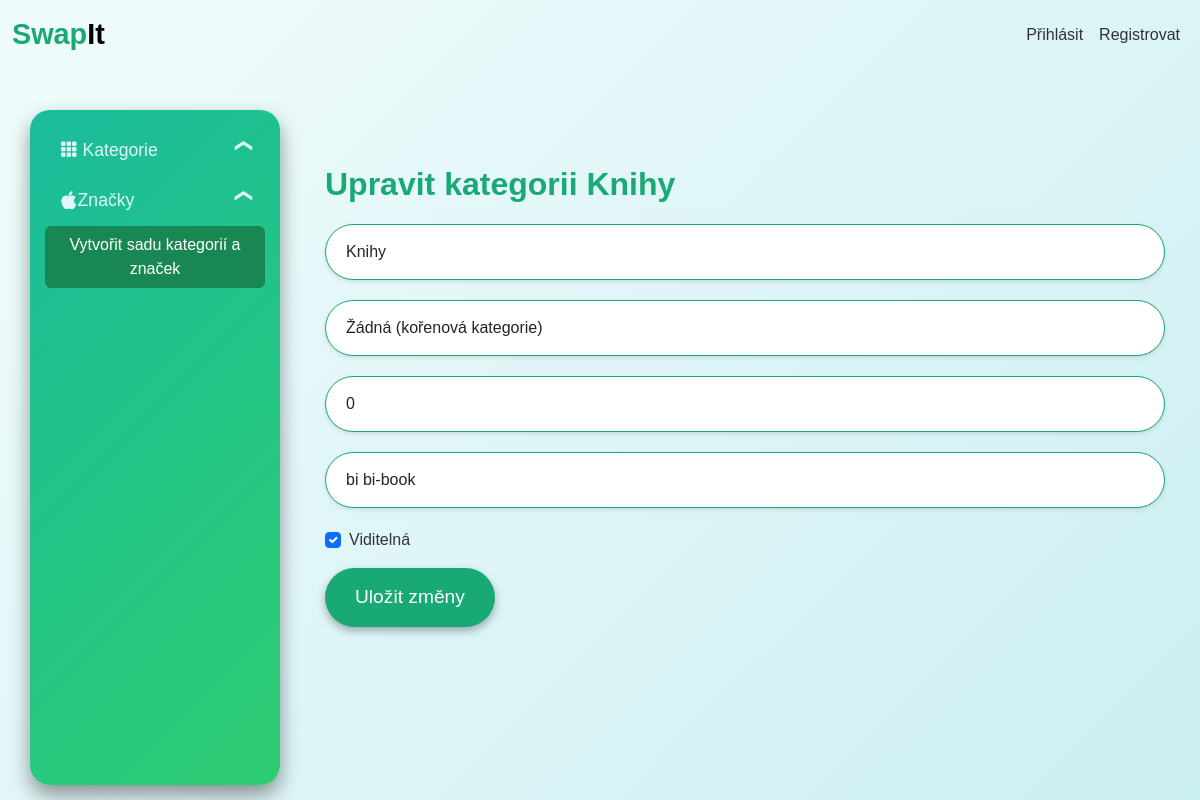
/edit_category/1, run on the app's committed database.
### models/category_model.py (models this page shows)
class Category(db.Model):
    __tablename__ = 'categories'
    id = db.Column(db.Integer, primary_key=True)
    name = db.Column(db.String(255), nullable=False)
    parent_id = db.Column(db.Integer, db.ForeignKey('categories.id'), nullable=True)
    order = db.Column(db.Integer, default=0)
    visible = db.Column(db.Boolean, default=True)
    icon = db.Column(db.String(255), nullable=True)
    parent = relationship('Category', remote_side=[id], backref=backref('subcategories', lazy='dynamic', cascade='all, delete-orphan', order_by="Category.order"))

### blueprints/admin_blueprint.py (the view, shortened to what this page needs)
@admin_bp.route('/edit_category/<int:category_id>', methods=['GET', 'POST'])
def edit_category(category_id):
    category = Category.query.get_or_404(category_id)
    categories = Category.query.filter(Category.id != category_id).order_by(Category.order).all()
    categories_with_subcategories = build_category_tree(categories, include_invisible=False)
    return render_template('admin/category/edit_category.html', category=category, categories=categories,
                           categories_tree=categories_with_subcategories)

### blueprints/admin_blueprint.py (called while the page is built)
def build_category_tree(categories, include_invisible=False):
    if include_invisible:
        category_dict = {category.id: {'category': category, 'subcategories': []} for category in categories}
    else:
        category_dict = {category.id: {'category': category, 'subcategories': []} for category in categories if category.visible}
    root_categories = []
    for category in sorted(categories, key=lambda c: c.order):
        if include_invisible or category.visible:
            if category.parent_id is None:
                root_categories.append(category_dict[category.id])
            else:
                parent = category_dict.get(category.parent_id)
                if parent:
                    parent['subcategories'].append(category_dict[category.id])
    return root_categories

### templates/admin/category/edit_category.html (shortened to what this page needs)
<!DOCTYPE html>
<html lang="cs">
<head>
    <link href="https://cdn.jsdelivr.net/npm/bootstrap@5.3.3/dist/css/bootstrap.min.css" rel="stylesheet">
    <link href="https://cdn.jsdelivr.net/npm/bootstrap-icons/font/bootstrap-icons.css" rel="stylesheet">
    <link rel="stylesheet" href="{{ url_for('static', filename='css/navbar.css') }}">
    <link rel="stylesheet" href="{{ url_for('static', filename='css/sidebar.css') }}">
    <link rel="stylesheet" href="{{ url_for('static', filename='css/dashboard.css') }}">
    <link rel="stylesheet" href="{{ url_for('static', filename='css/category_form.css') }}">
</head>
<body>
    {% include 'navbar.html' %}
    {% include 'admin/admin_sidebar.html' %}
    <div class="main-content">
        <div class="filter-section">
            <div class="row">
                <div class="col-md-12 mt-3">
                    <h2 class="swapnout-text">Upravit kategorii {{ category.name }}</h2>
                    <hr class="custom-hr">
                    <section class="category-section">
                       <form method="POST" action="{{ url_for('admin_bp.edit_category', category_id=category.id) }}">
                            <div class="mb-3">
                                <input type="text" class="form-control" id="name" name="name" value="{{ category.name }}" placeholder="Zadejte název kategorie" required>
                            </div>
                            <div class="mb-3">
                                <select class="form-control" id="parent_id" name="parent_id">
                                    <option value="">Žádná (kořenová kategorie)</option>
                                </select>
                            </div>
                            <div class="mb-3">
                                <input type="number" class="form-control" id="order" name="order" value="{{ category.order }}" placeholder="Zadejte pořadí kategorie" required>
                            </div>
                            <div class="mb-3">
                                <input type="text" class="form-control" id="icon" name="icon" value="{{ category.icon }}" placeholder="Zadejte třídu ikony (např. 'bi bi-grid-3x3-gap-fill')">
                            </div>
                            <div class="form-check mb-3">
                                <input type="checkbox" class="form-check-input" id="visible" name="visible" {% if category.visible %}checked{% endif %}>
                                <label class="form-check-label" for="visible">Viditelná</label>
                            </div>
                            <button type="submit" class="btn btn-primary">Uložit změny</button>
                        </form>
                    </section>
                </div>
            </div>
        </div>
    </div>
</body>
</html>

### static/css/dashboard.css (style rules this page uses)
body { font-family: 'Poppins', sans-serif; background: linear-gradient(135deg, #f0fcfc, #dff5f7, #cceff2); background-size: cover; background-repeat: no-repeat; background-attachment: fixed; color: #333; overflow-x: hidden; padding-top: 70px; }
.main-content { margin-left: 290px; padding: 20px; width: calc(100% - 290px); }
.filter-section { margin-bottom: 30px; background-color: transparent; padding: 15px; border-radius: 10px; }
.swapnout-text { font-size: 2rem; color: #19a974; font-weight: 600; text-align: left; margin-top: 20px; }
.custom-hr { border: none; border-top: 1px solid #ddd; width: 100%; margin: 10px 0; }

### static/css/category_form.css (style rules this page uses)
.category-section .form-control { border-radius: 50px; padding: 15px 20px; margin-bottom: 20px; box-shadow: 0 2px 4px rgba(0, 0, 0, 0.1); border: 1px solid #19a974; }
.category-section .btn-primary { background-color: #19a974; border: none; padding: 15px 30px; border-radius: 50px; font-size: 1.2rem; transition: all 0.3s ease; box-shadow: 0 4px 8px rgba(0, 0, 0, 0.3); }

### data on the page
Category: name "Knihy", order "0", icon "bi bi-book", visible "☑"
